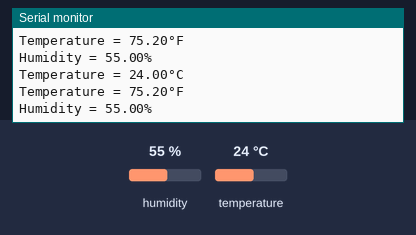
Bench run of a sketch on a simulated Arduino Uno, built with avr-gcc and run on an emulated ATmega328P. Shown: the last lines printed to the serial monitor. Inputs (shaded band) come from the test bench; at power-on: humidity 55 %, temperature 24 °C.

Above: at 3.8 s.
3.9 s: humidity set to 22 %
At 7.4 s:
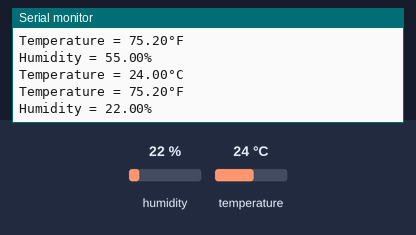
7.8 s: temperature set to 12 °C
At 9.5 s:
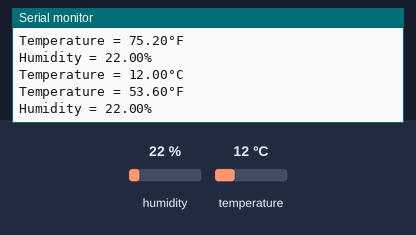
11.7 s: humidity set to 40 %
At 12.9 s:
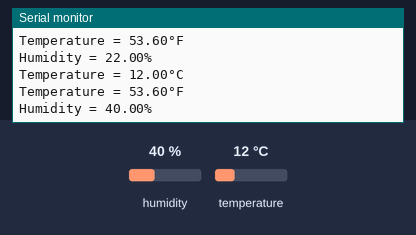
Timing chart, 0 to 14.7 s (numbered marks = the images above; inputs shaded):
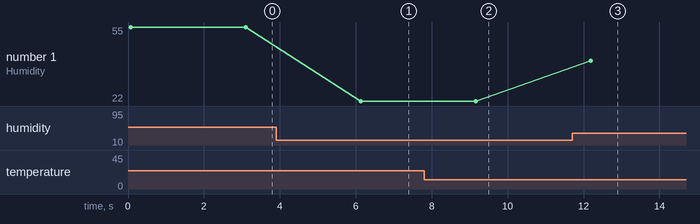

Measured:
- after the input at 3.9 s, the serial monitor: prints a new line after 2.2 s (image 1)
- after the input at 7.8 s, the serial monitor: prints a new line after 1.3 s (image 2)
- after the input at 11.7 s, the serial monitor: prints a new line after 0.49 s (image 3)
- plotted number 1: 55 → 22 after the input at 3.9 s, 22 → 40 after the input at 11.7 s

The sketch:

Temperature_DHT11.ino
```cpp
#include <DHT.h>
#include <DHT_U.h>

#define DHTPIN 4
#define DHTTYPE DHT11
DHT dht(DHTPIN,DHTTYPE); // dht is name

void setup() {
  // put your setup code here, to run once:
Serial.begin(9600);
Serial.println(F("Demo Code for DHT11"));
dht.begin();
}

void loop() {
  // put your main code here, to run repeatedly:
float t=dht.readTemperature();
float h=dht.readHumidity();
float f=dht.readTemperature(true);

if(isnan(t)|| isnan(h)||isnan(f))
{
  Serial.println("Failed to read the sensor");
  return;
}
Serial.print("Temperature = ");
Serial.print(t);
Serial.println("°C ");

Serial.print("Temperature = ");
Serial.print(f);
Serial.println("°F ");

Serial.print("Humidity = ");
Serial.print(h);
Serial.println("% ");
delay(3000);
}
```
